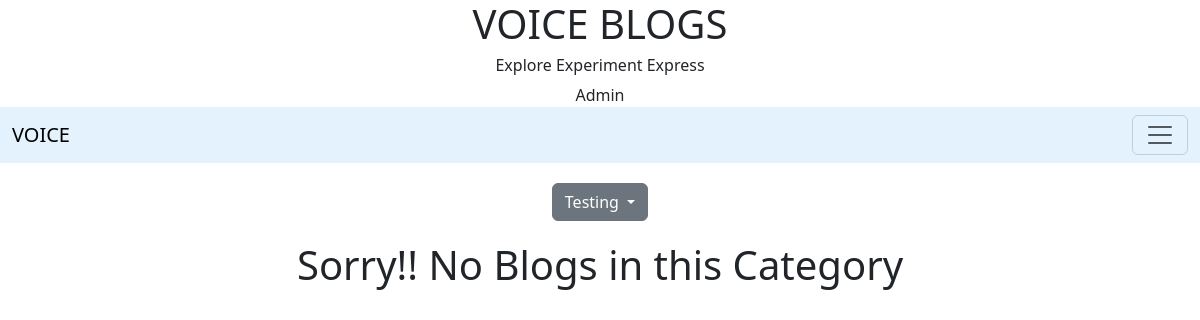
Before: /category/testing with the older database file.
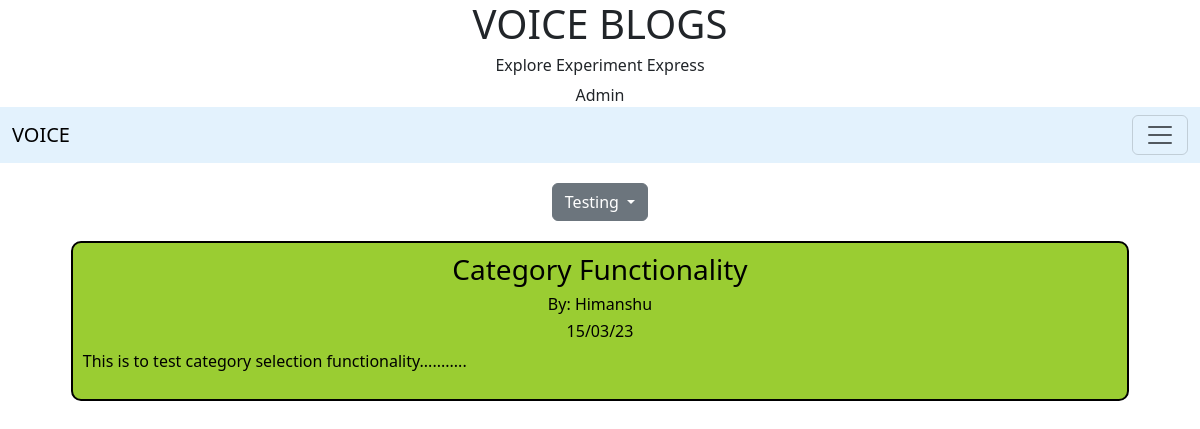
After: the same page with the newer database file.
### user/models.py (models this page shows, shortened)
class Blog(models.Model):
    title = models.CharField(max_length=50)
    content = models.TextField()
    title_tag = models.CharField(max_length=50)
    publish_date = models.DateTimeField(blank=True, null=True)
    author = models.ForeignKey(User, on_delete=models.CASCADE)
    category = models.CharField(max_length=40)
    class Meta:
        ordering = ['-publish_date']

### user/views.py (the view, shortened to what this page needs)
# urls.py: path("category/<str:category>", CategoryView, name='category'),
def CategoryView(request, category,user="",page=""):
    cat_list = Category.objects.all()
    data = Blog.objects.filter(category=category.title().replace("-"," "))
    return render(request, 'user/category.html', {'category': category,'blogs':data,'cat_list':cat_list})

### templates/user/category.html
<!DOCTYPE html>
{% extends 'main/base.html'%}
{% block body_block %}
    {% include 'main/category_list.html'%}
    {% if blogs %}
    <div class="blog-all container-fluid">
        {% for blog in blogs %}
        <div class="blog container-fluid">
            <a href="{% url 'blog-detail' blog.pk %}">
                <h3 class="text-center">{{blog.title}}</h3>
                <h6 class="text-center">By: {{blog.author.username}}</h6>
                <h6 class="text-center">{{blog.publish_date|date:"d/m/y"}}</h6>
                <p>{{ blog.content|slice:":100" }}..........</p>
            </a>
        </div>
        {% endfor %}
    </div>
    {%else%}
    <h1 class="text-center">Sorry!! No Blogs in this Category</h1>
    {% endif %}
{% endblock %}

### templates/main/base.html (shortened to what this page needs)
<!DOCTYPE html>
<html lang="en">
<head>
    <link rel="stylesheet" href="https://cdn.jsdelivr.net/npm/bootstrap@5.3.0-alpha1/dist/css/bootstrap.min.css">
    <link rel="stylesheet" href="/static/css/base.css">
</head>
<body>
  <div class="container text-center">
    <h1>VOICE BLOGS</h1>
    <h6>Explore Experiment Express</h6>
    <a class="nav-link" href="/admin">Admin</a>
  </div>
  <nav class="navbar  sticky-top" style="background-color: #e3f2fd;">
    <div class="container-fluid" >
      <div>
        <a class="navbar-brand" href="{% url 'main:home' %}">VOICE</a>
      </div>
      <button class="navbar-toggler" type="button" data-bs-toggle="offcanvas" data-bs-target="#offcanvasDarkNavbar" aria-controls="offcanvasDarkNavbar">
        <span class="navbar-toggler-icon"></span>
      </button>
    </div>
  </nav>
    {% block body_block%}
    {% endblock%}
</body>
</html>

### templates/main/category_list.html (shortened to what this page needs)
<div class="dropdown text-center"style="margin: 20px;">
    <button class="btn btn-secondary dropdown-toggle" type="button" data-bs-toggle="dropdown" aria-expanded="false">
      {%if category%}
      {{category|title}}
      {% else %}
      ALL BLOGS
      {%endif%}
    </button>
  </div>

### static/css/base.css (style rules this page uses)
.blog { border: 2px solid black; border-radius: 10px; background-color: yellowgreen; margin-top: 10px; margin-bottom: 10px; width: 90%; padding: 10px; }
.blog a { text-decoration: none; color: black; }

Changed rows visible on the page:
added Blog: title "Category Functionality", author.username "Himanshu", publish_date "15/03/23", content "This is to test category selection functionality."
Other visible differences:
text no longer shown: "Sorry!! No Blogs in this Category"
